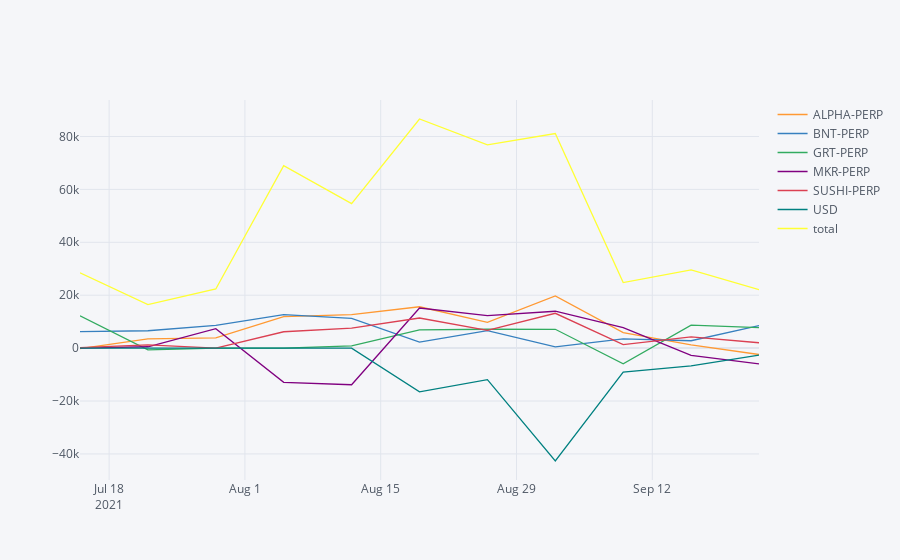

The code cell stored with this chart in its notebook:
### Code cell
mains.pivot(index='time',columns='name',values='RealizedCarry').iplot()

### Figure 1 — Plotly figure (JSON) as saved in the notebook; plotly's stock layout.template omitted (floating-point values rounded to 4 significant figures)
{"data": [{"line": {"color": "rgba(255, 153, 51, 1.0)", "dash": "solid", "shape": "linear", "width": 1.3}, "mode": "lines", "name": "ALPHA-PERP", "text": "", "type": "scatter", "x": ["2021-07-15", "2021-07-22", "2021-07-29", "2021-08-05", "2021-08-12", "2021-08-19", "2021-08-26", "2021-09-02", "2021-09-09", "2021-09-16", "2021-09-23"], "y": [-172.0, 3501.0, 3883.0, 11900.0, 12630.0, 15630.0, 9758.0, 19690.0, 5828.0, 1216.0, -2421.0]}, {"line": {"color": "rgba(55, 128, 191, 1.0)", "dash": "solid", "shape": "linear", "width": 1.3}, "mode": "lines", "name": "BNT-PERP", "text": "", "type": "scatter", "x": ["2021-07-15", "2021-07-22", "2021-07-29", "2021-08-05", "2021-08-12", "2021-08-19", "2021-08-26", "2021-09-02", "2021-09-09", "2021-09-16", "2021-09-23"], "y": [6217.0, 6559.0, 8586.0, 12640.0, 11280.0, 2283.0, 6608.0, 449.8, 3507.0, 2787.0, 8511.0]}, {"line": {"color": "rgba(50, 171, 96, 1.0)", "dash": "solid", "shape": "linear", "width": 1.3}, "mode": "lines", "name": "GRT-PERP", "text": "", "type": "scatter", "x": ["2021-07-15", "2021-07-22", "2021-07-29", "2021-08-05", "2021-08-12", "2021-08-19", "2021-08-26", "2021-09-02", "2021-09-09", "2021-09-16", "2021-09-23"], "y": [12240.0, -660.2, 0, -29.11, 820.6, 6925.0, 7137.0, 7119.0, -5897.0, 8696.0, 7771.0]}, {"line": {"color": "rgba(128, 0, 128, 1.0)", "dash": "solid", "shape": "linear", "width": 1.3}, "mode": "lines", "name": "MKR-PERP", "text": "", "type": "scatter", "x": ["2021-07-15", "2021-07-22", "2021-07-29", "2021-08-05", "2021-08-12", "2021-08-19", "2021-08-26", "2021-09-02", "2021-09-09", "2021-09-16", "2021-09-23"], "y": [0.0001283, 511.1, 7327.0, -12920.0, -13850.0, 15170.0, 12290.0, 13940.0, 7760.0, -2779.0, -5955.0]}, {"line": {"color": "rgba(219, 64, 82, 1.0)", "dash": "solid", "shape": "linear", "width": 1.3}, "mode": "lines", "name": "SUSHI-PERP", "text": "", "type": "scatter", "x": ["2021-07-15", "2021-07-22", "2021-07-29", "2021-08-05", "2021-08-12", "2021-08-19", "2021-08-26", "2021-09-02", "2021-09-09", "2021-09-16", "2021-09-23"], "y": [195.0, 1239.0, -3.605e-13, 6184.0, 7534.0, 11380.0, 6682.0, 13160.0, 1303.0, 4225.0, 2019.0]}, {"line": {"color": "rgba(0, 128, 128, 1.0)", "dash": "solid", "shape": "linear", "width": 1.3}, "mode": "lines", "name": "USD", "text": "", "type": "scatter", "x": ["2021-07-15", "2021-07-22", "2021-07-29", "2021-08-05", "2021-08-12", "2021-08-19", "2021-08-26", "2021-09-02", "2021-09-09", "2021-09-16", "2021-09-23"], "y": [0, 0, 0, 0, 0, -16500.0, -11930.0, -42670.0, -9067.0, -6735.0, -2620.0]}, {"line": {"color": "rgba(255, 255, 51, 1.0)", "dash": "solid", "shape": "linear", "width": 1.3}, "mode": "lines", "name": "total", "text": "", "type": "scatter", "x": ["2021-07-15", "2021-07-22", "2021-07-29", "2021-08-05", "2021-08-12", "2021-08-19", "2021-08-26", "2021-09-02", "2021-09-09", "2021-09-16", "2021-09-23"], "y": [28490.0, 16460.0, 22360.0, 68990.0, 54590.0, 86610.0, 76840.0, 81120.0, 24770.0, 29570.0, 22100.0]}], "layout": {"legend": {"bgcolor": "#F5F6F9", "font": {"color": "#4D5663"}}, "paper_bgcolor": "#F5F6F9", "plot_bgcolor": "#F5F6F9", "title": {"font": {"color": "#4D5663"}}, "xaxis": {"gridcolor": "#E1E5ED", "showgrid": true, "tickfont": {"color": "#4D5663"}, "title": {"font": {"color": "#4D5663"}, "text": ""}, "zerolinecolor": "#E1E5ED"}, "yaxis": {"gridcolor": "#E1E5ED", "showgrid": true, "tickfont": {"color": "#4D5663"}, "title": {"font": {"color": "#4D5663"}, "text": ""}, "zerolinecolor": "#E1E5ED"}}}
